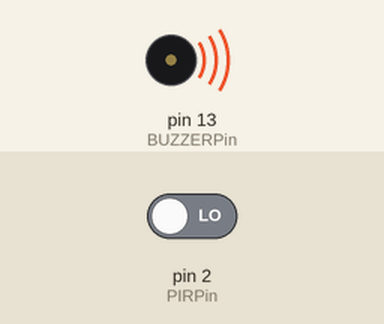
A sketch run on a simulated Arduino Uno, built with avr-gcc and run on an emulated ATmega328P. Parts: buzzer (waves = sounding). The inputs (shaded band) are chosen by the test bench; at power-on: pin 2 (PIRPin) LOW.

Above: at 0.1 s.
Timing chart, 0 to 1.6 s (numbered marks = the images above):
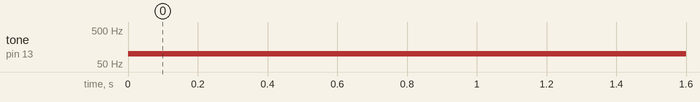

The sketch:

sketch_practica2.3.ino
```cpp
#include <stdint.h>

int8_t BUZZERPin = 13;
int8_t PIRPin = 2;

void setup() {
  pinMode(BUZZERPin, OUTPUT);
  pinMode(PIRPin, INPUT);
}

void loop() {
  int32_t value = digitalRead(PIRPin);

  if(value == HIGH){
    digitalWrite(BUZZERPin, HIGH);
    delay(60);
    digitalWrite(BUZZERPin, LOW);
    delay(60);
  }
  else{
    digitalWrite(BUZZERPin, LOW);
  }

  tone(BUZZERPin, 100);
  delay(500);
}
```

Measured:
- by itself, tone on pin 13 (BUZZERPin): silent → 100 Hz at 0.00 s
